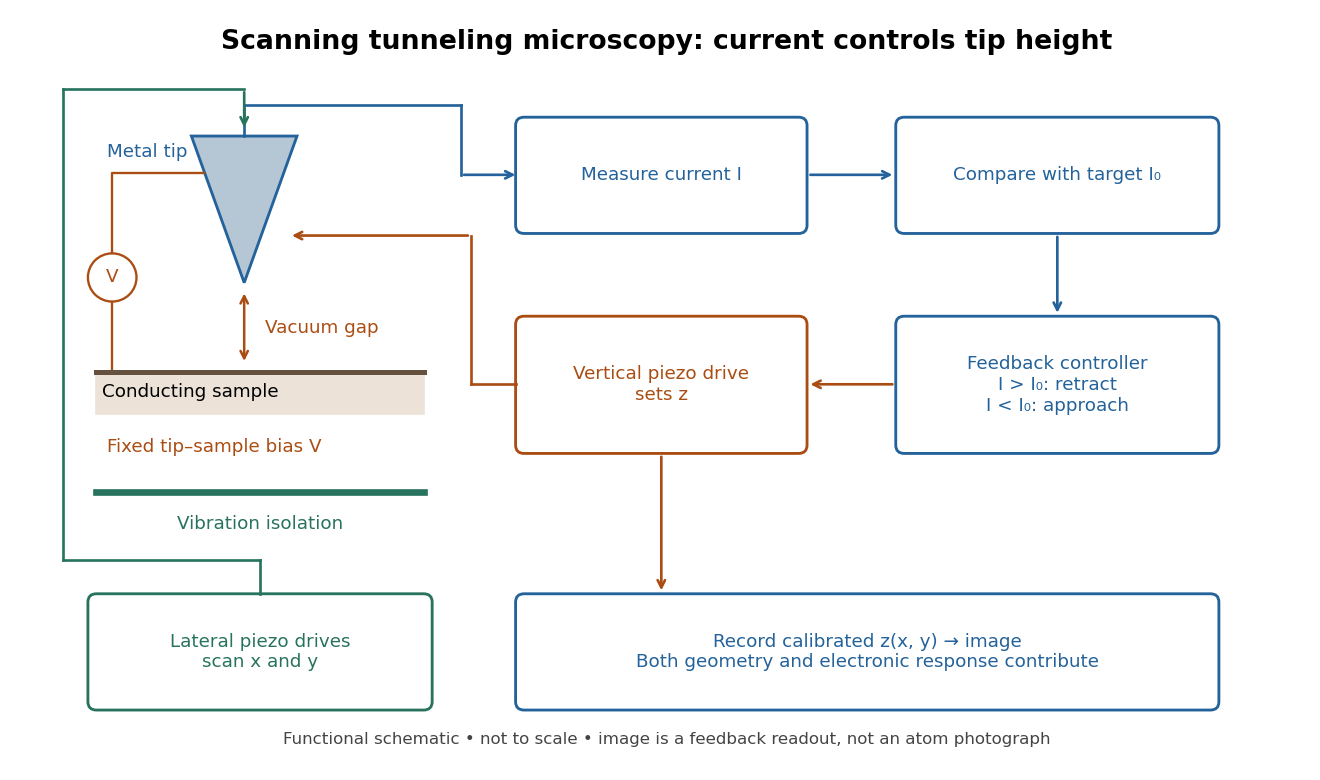

Source code (Python):
"""Draw a functional STM loop; Python 3.14, matplotlib 3.10.7.

Run from _media; writes scanning-tunneling-microscope-feedback.png to CWD.
"""

from pathlib import Path

import matplotlib.pyplot as plt
from matplotlib.patches import Circle, FancyBboxPatch, Polygon


def main():
    plt.rcParams.update({"font.size": 11, "font.family": "DejaVu Sans"})
    fig, ax = plt.subplots(figsize=(11, 6.5), dpi=120, facecolor="white")
    ax.set(xlim=(0, 12), ylim=(0, 7))
    ax.axis("off")
    blue, orange, green = "#23629a", "#aa4d13", "#28735d"

    def box(x, y, w, h, label, color=blue):
        ax.add_patch(FancyBboxPatch((x, y), w, h, boxstyle="round,pad=0.08",
                                   facecolor="white", edgecolor=color, linewidth=1.7))
        ax.text(x + w / 2, y + h / 2, label, ha="center", va="center", color=color)

    def arrow(points, color=blue):
        for start, end in zip(points[:-2], points[1:-1]):
            ax.plot([start[0], end[0]], [start[1], end[1]], color=color, lw=1.6)
        ax.annotate("", xy=points[-1], xytext=points[-2],
                    arrowprops={"arrowstyle": "->", "color": color, "lw": 1.6})

    ax.text(6, 6.75, "Scanning tunneling microscopy: current controls tip height",
            ha="center", va="center", fontsize=16, weight="bold")
    # A junction sketch, deliberately schematic rather than an atomic photograph.
    ax.add_patch(Polygon([(1.5, 5.85), (2.5, 5.85), (2, 4.45)],
                         facecolor="#b5c6d4", edgecolor=blue, lw=1.7))
    ax.text(0.7, 5.65, "Metal tip", color=blue)
    ax.plot([1.62, 0.75, 0.75], [5.5, 5.5, 4.73], color=orange, lw=1.4)
    ax.add_patch(Circle((0.75, 4.5), 0.23, facecolor="white", edgecolor=orange, lw=1.4))
    ax.text(0.75, 4.5, "V", ha="center", va="center", color=orange)
    ax.plot([0.75, 0.75], [4.27, 3.6], color=orange, lw=1.4)
    ax.plot([0.6, 3.7], [3.6, 3.6], color="#66513f", lw=3)
    ax.fill_between([0.6, 3.7], 3.2, 3.6, color="#ece2d7")
    ax.text(0.65, 3.36, "Conducting sample", fontsize=11)
    ax.annotate("", xy=(2, 4.38), xytext=(2, 3.67),
                arrowprops={"arrowstyle": "<->", "color": orange, "lw": 1.5})
    ax.text(2.2, 4.02, "Vacuum gap", va="center", color=orange)
    ax.text(0.7, 2.83, "Fixed tip–sample bias V", color=orange)
    ax.plot([0.6, 3.7], [2.45, 2.45], color=green, lw=4)
    ax.text(2.15, 2.1, "Vibration isolation", color=green, ha="center")
    box(4.65, 5.0, 2.6, 0.95, "Measure current I")
    box(8.25, 5.0, 2.9, 0.95, "Compare with target I₀")
    box(8.25, 2.9, 2.9, 1.15, "Feedback controller\nI > I₀: retract\nI < I₀: approach")
    box(4.65, 2.9, 2.6, 1.15, "Vertical piezo drive\nsets z", orange)
    box(0.6, 0.45, 3.1, 0.95, "Lateral piezo drives\nscan x and y", green)
    box(4.65, 0.45, 6.5, 0.95, "Record calibrated z(x, y) → image\nBoth geometry and electronic response contribute")
    arrow([(2, 5.85), (2, 6.15), (4.05, 6.15), (4.05, 5.48), (4.6, 5.48)])
    arrow([(7.33, 5.48), (8.17, 5.48)])
    arrow([(9.7, 4.92), (9.7, 4.13)])
    arrow([(8.17, 3.48), (7.33, 3.48)], orange)
    arrow([(4.57, 3.48), (4.15, 3.48), (4.15, 4.9), (2.42, 4.9)], orange)
    arrow([(5.95, 2.82), (5.95, 1.48)], orange)
    arrow([(2.15, 1.48), (2.15, 1.8), (0.28, 1.8), (0.28, 6.3), (2, 6.3), (2, 5.9)], green)
    ax.text(6, 0.05, "Functional schematic • not to scale • image is a feedback readout, not an atom photograph",
            ha="center", fontsize=10, color="#444444")
    fig.subplots_adjust(left=0.025, right=0.985, bottom=0.04, top=0.98)
    fig.savefig(Path.cwd() / (Path(__file__).stem + ".png"), facecolor="white")
    plt.close(fig)


if __name__ == "__main__":
    main()
